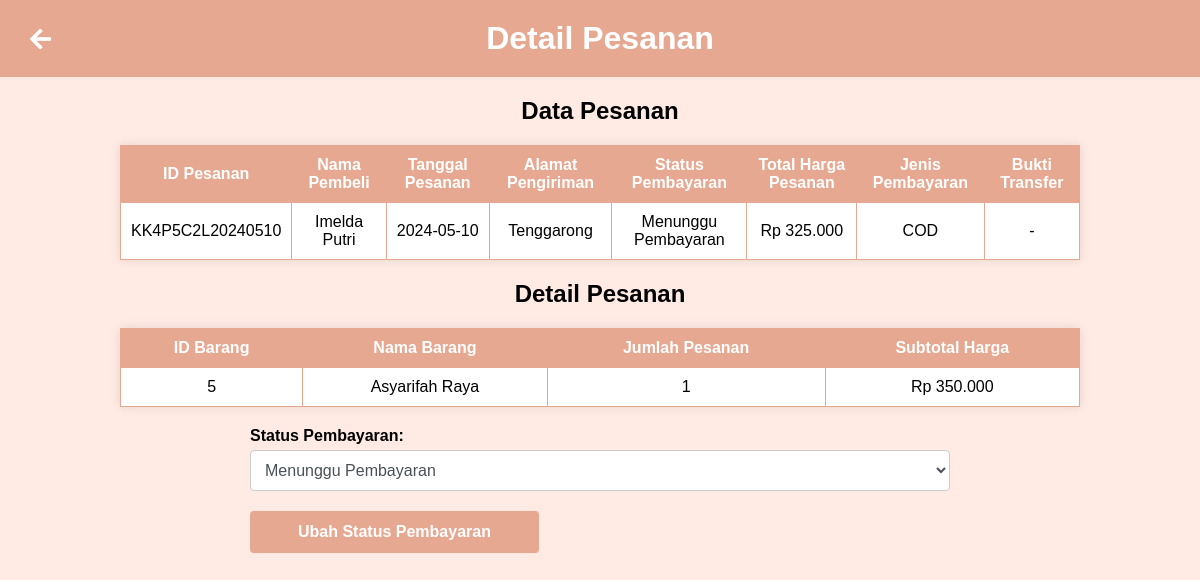
The app's page /admin/detail_pesanan.php?id=KK4P5C2L20240510 with its own data.
### tables this page shows
CREATE TABLE `pesanan` (
  `id_pesanan` varchar(255) NOT NULL,
  `nama_pesanan` varchar(255) NOT NULL,
  `alamat_pesanan` varchar(255) NOT NULL,
  `no_hp_pesanan` varchar(255) NOT NULL,
  `email_pesanan` varchar(255) NOT NULL,
  `total_harga_pesanan` varchar(255) NOT NULL,
  `status_pesanan` enum('Menunggu Pembayaran','Diproses','Dikirim','Ditolak','Selesai') NOT NULL,
  `tanggal_pesanan` date NOT NULL,
  `jenis_pembayaran` enum('COD','Transfer') NOT NULL
);

CREATE TABLE `detail_pesanan` (
  `id_detail` int(11) NOT NULL,
  `id_pesanan` varchar(255) NOT NULL,
  `id_produk` int(11) NOT NULL,
  `jumlah_pesanan` int(11) NOT NULL,
  `subtotal_harga` varchar(255) NOT NULL
);

CREATE TABLE `produk` (
  `id_produk` int(11) NOT NULL,
  `nama_model` varchar(255) NOT NULL,
  `harga_produk` int(11) NOT NULL,
  `foto_produk` varchar(255) NOT NULL,
  `deskripsi_produk` text NOT NULL
);

### admin/detail_pesanan.php (the view, shortened to what this page needs)
<?php
require "../db.php";
$id_pesanan = $_GET['id'];
$query_pesanan = mysqli_query($conn, "SELECT pesanan.*, bukti.foto_bukti
                                     FROM pesanan
                                     LEFT JOIN bukti ON pesanan.id_pesanan = bukti.id_pesanan
                                     WHERE pesanan.id_pesanan = '$id_pesanan'");
if ($query_pesanan) {
    $data_pesanan = mysqli_fetch_assoc($query_pesanan);
} else {
    echo "Error executing query: " . mysqli_error($conn);
    exit();
}
$query_detail = mysqli_query($conn, "SELECT detail_pesanan.*, produk.nama_model, produk.harga_produk * detail_pesanan.jumlah_pesanan AS subtotal
                                     FROM detail_pesanan
                                     JOIN produk ON detail_pesanan.id_produk = produk.id_produk
                                     WHERE detail_pesanan.id_pesanan = '$id_pesanan'");
?>
<html>
<head>
</head>
<link href="../assets/css/view.css" rel="stylesheet">
<link href="https://cdnjs.cloudflare.com/ajax/libs/font-awesome/5.15.4/css/all.min.css" rel="stylesheet">
<body>
    <div class="container">
        <div class="row justify-content-center title-container">
            <div class="back-button">
                <a href="pesanan_member.php"><i class="fa fa-arrow-left"></i></a>
            </div>
            <h1 class="text-center">Detail Pesanan</h1>
        </div>
    </div>
    <div class="container">
        <div class="row justify-content-center">
            <div class="col-lg-9">
                <h2 style="text-align: center;">Data Pesanan</h2>
                <table class="table table-bordered">
                    <thead>
                        <tr>
                            <th>ID Pesanan</th>
                            <th>Nama Pembeli</th>
                            <th>Tanggal Pesanan</th>
                            <th>Alamat Pengiriman</th>
                            <th>Status Pembayaran</th>
                            <th>Total Harga Pesanan</th>
                            <th>Jenis Pembayaran</th>
                            <th>Bukti Transfer</th>
                        </tr>
                    </thead>
                    <tbody>
                        <tr>
                            <td><?php echo $data_pesanan['id_pesanan']; ?></td>
                            <td><?php echo $data_pesanan['nama_pesanan']; ?></td>
                            <td><?php echo $data_pesanan['tanggal_pesanan']; ?></td>
                            <td><?php echo $data_pesanan['alamat_pesanan']; ?></td>
                            <td><?php echo $data_pesanan['status_pesanan']; ?></td>
                            <td><?php echo 'Rp ' . number_format($data_pesanan['total_harga_pesanan'], 0, ',', '.'); ?></td>
                            <td><?php echo $data_pesanan['jenis_pembayaran']; ?></td>
                            <td>
                                <?php
                                if (!empty($data_pesanan['foto_bukti'])) {
                                    echo '<img src="../uploads/' . $data_pesanan['foto_bukti'] . '" width="100" height="100">';
                                } else {
                                    echo '-';
                                }
                                ?>
                            </td>
                        </tr>
                    </tbody>
                </table>
                <h2 style="text-align: center;">Detail Pesanan</h2>
                <table class="table table-bordered">
                    <thead>
                        <tr>
                            <th>ID Barang</th>
                            <th>Nama Barang</th>
                            <th>Jumlah Pesanan</th>
                            <th>Subtotal Harga</th>
                        </tr>
                    </thead>
                    <tbody>
                        <?php while ($row_detail = mysqli_fetch_assoc($query_detail)) : ?>
                            <tr>
                                <td><?php echo $row_detail['id_produk']; ?></td>
                                <td><?php echo $row_detail['nama_model']; ?></td>
                                <td><?php echo $row_detail['jumlah_pesanan']; ?></td>
                                <td><?php echo 'Rp ' . number_format($row_detail['subtotal'], 0, ',', '.'); ?></td>
                            </tr>
                        <?php endwhile; ?>
                    </tbody>
                </table>
                <div class="container">
                    <div class="row justify-content-center">
                        <div class="custom">
                            <form method="post">
                                <div class="form-group">
                                    <label for="status_pembayaran">Status Pembayaran:</label>
                                    <select class="form-control" name="status_pembayaran" id="status_pembayaran">
                                        <option value="Menunggu Pembayaran" <?php if ($data_pesanan['status_pesanan'] == 'Menunggu Pembayaran') echo 'selected'; ?>>Menunggu Pembayaran</option>
                                    </select>
                                </div>
                                <button type="submit" class="btn btn-primary">Ubah Status Pembayaran</button>
                            </form>
                        </div>
                    </div>
                </div>
            </div>
        </div>
    </div>
</body>
</html>

### assets/css/view.css (style rules this page uses)
body { background-color: #ffebe4; font-family: Arial, sans-serif; margin: 0; padding: 0; }
h1 { background-color: #e7a891; color: #fff; text-align: center; padding: 20px; margin: 0; }
table { width: 80%; margin: 20px auto; border-collapse: collapse; background-color: #fff; box-shadow: 0 0 10px rgba(0, 0, 0, 0.1); }
table, th, td { border: 1px solid #e7a891; }
th, td { padding: 10px; text-align: center; }
th { background-color: #e7a891; color: #fff; }
tr:nth-child(odd) { background-color: white; }
.title-container { position: relative; }
.title-container a { position: absolute; left: 30px; top: 50%; transform: translateY(-50%); }
.back-button a { font-size: 24px; color: white; text-decoration: none; }
.form-group { margin-bottom: 1.5rem; }
.form-group label { font-weight: bold; }
.form-control { width: 100%; padding: 0.75rem; font-size: 1rem; line-height: 1.5; color: #495057; background-color: #fff; background-clip: padding-box; border: 1px solid #ced4da; border-radius: 0.25rem; transition: border-color 0.15s ease-in-out, box-shadow 0.15s ease-in-out; }
.btn { padding: 0.75rem 3rem; font-size: 1rem; font-weight: bold; color: #fff; background-color: #e7a891; border: none; border-radius: 0.25rem; cursor: pointer; text-decoration: none; }

### admin/detail_pesanan.php (style rules this page uses)
.row.justify-content-center { justify-content: center; }
.custom { width: 100%; max-width: 700px; padding-right: 15px; padding-left: 15px; margin-right: auto; margin-left: auto; }
.form-group { margin-bottom: 20px; }
label { display: block; margin-bottom: 5px; }
.form-control { width: 100%; padding: 10px; font-size: 16px; border: 1px solid #ccc; border-radius: 4px; }

### records on screen
pesanan: id_pesanan "KK4P5C2L20240510", nama_pesanan "Imelda Putri", tanggal_pesanan "2024-05-10", alamat_pesanan "Tenggarong", status_pesanan "Menunggu Pembayaran", total_harga_pesanan "325.000", jenis_pembayaran "COD", status_pembayaran "Menunggu Pembayaran"
detail_pesanan: id_produk "5", id_produk.nama_model "Asyarifah Raya", jumlah_pesanan "1", subtotal "350.000"
